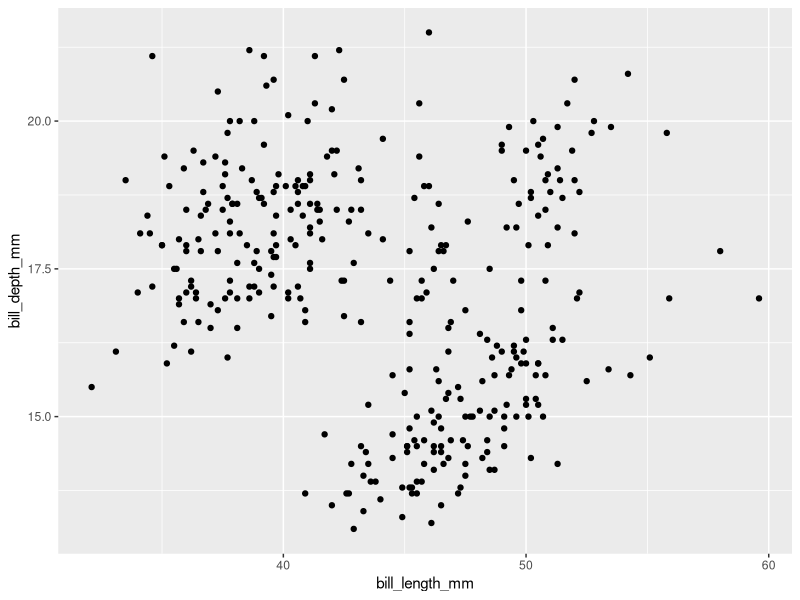
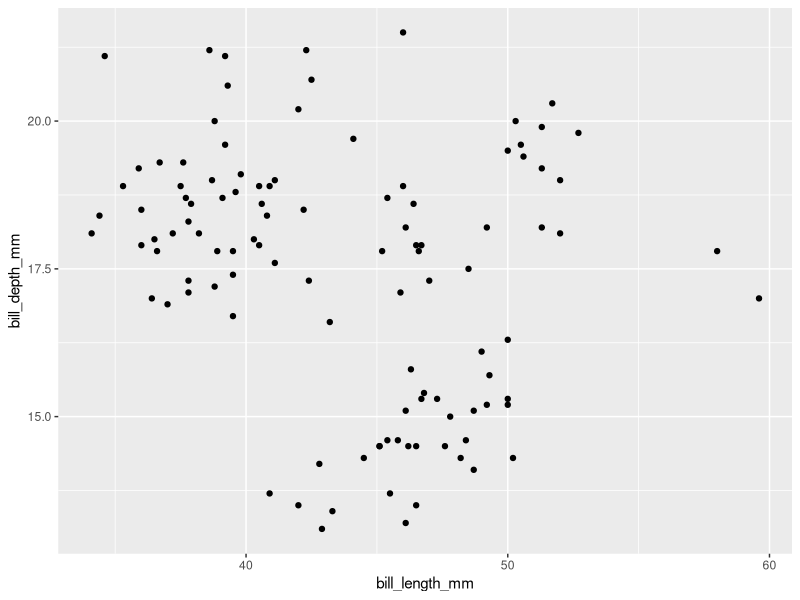

Recreate these plots in R, in order.
library(tidyverse)
library(palmerpenguins)

# The code below will make a scatterplot showing bill length on the x axis and bill depth on the y axis.

penguins %>% 
  ggplot(aes(bill_length_mm,
             bill_depth_mm)) +
  geom_point()

# This code does the same thing, but only for penguins in 2007.

penguins %>% 
  filter(year == 2007) %>% 
  ggplot(aes(bill_length_mm,
             bill_depth_mm)) +
  geom_point()

# Add to the code below to make a function that will make a scatterplot for any year.

penguin_scatterplot <- function() {
  
 
  
}

